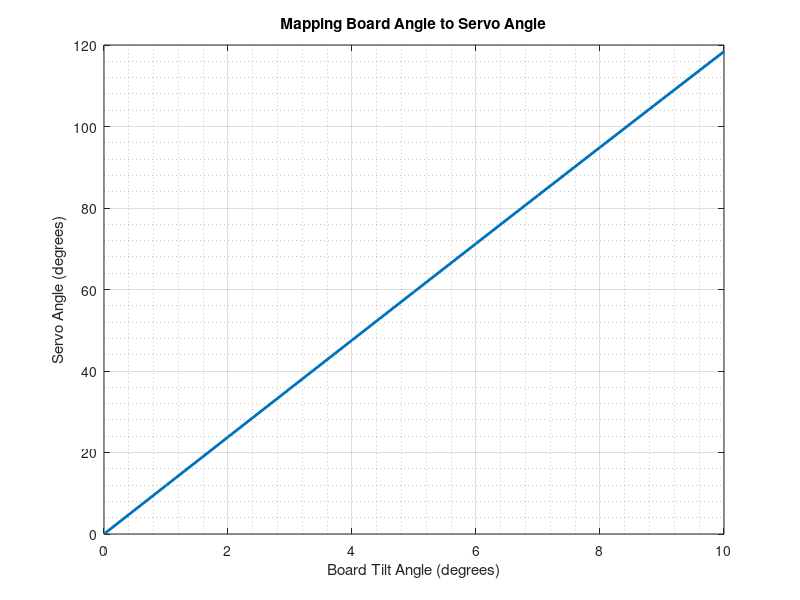
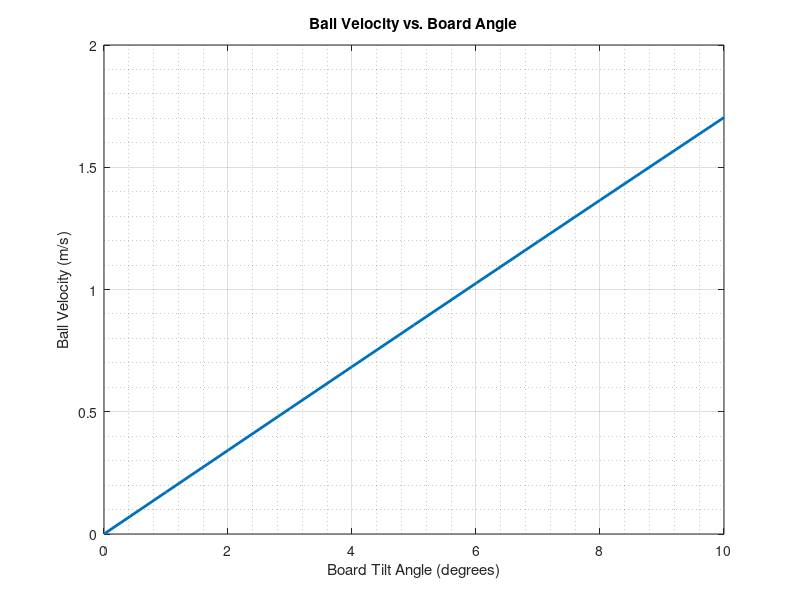

MATLAB code for these plots, in order:
clc; clear; close all;

% Constants
g = 9.81; % Gravity (m/s^2)

% Acceleration vs. Angle (in mm/s²)
angles = 0:1:20; % Angles from 0 to 45 degrees in 3-degree increments
acceleration = g * sind(angles); % Convert to mm/s^2

% figure;
% plot(angles, acceleration, 'LineWidth', 2);
% xlabel('Slope Angle (degrees)');
% ylabel('Acceleration (mm/s²)');
% title("Ball's Acceleration vs. Board'd Slope Angle");
% grid on;
% grid minor;

% Displacement vs. Time & Velocity vs. Time
theta = 20; % Fixed slope angle for motion calculations
a = g * sind(theta); % Acceleration along the slope (m/s²)

time = 0:0.1:10; % Time from 0 to 10 seconds
velocity = a * time; % v = at
displacement = 0.5 * a * time.^2; % s = (1/2) * a * t^2

% figure;
% plot(time, displacement, 'r-', 'LineWidth', 2);
% xlabel('Time (s)');
% ylabel('Displacement (m)');
% title('Displacement vs. Time');
% grid on;
% 
% figure;
% plot(time, velocity, 'g-', 'LineWidth', 2);
% xlabel('Time (s)');
% ylabel('Velocity (m/s)');
% title('Velocity vs. Time');
% grid on;



L = 0.2; % Length of the bar in mm
angles = 0:1:15; % Angles from 0 to 90 degrees

% Calculate height for each angle
height = L * sind(angles); % h = L * sin(theta)

% Create a single figure window
figure;

% % First subplot: Angle vs. Height
% subplot(1,2,1); % 1 row, 2 columns, first plot
% plot(angles, height, 'LineWidth', 2);
% xlabel('Angle (degrees)');
% ylabel('Height (m)');
% title("Board Angle vs. Tilt Height of Board");
% grid on;
% grid minor;
% 
% % Second subplot: Height vs. Servo Angle
% r = 0.020; % Servo radius in mm
% height = 0:0.01:0.05; 
% 
% % Calculate servo angle in degrees
% servo_angle = (height / r) * (180 / pi); % Convert radians to degrees
% 
% subplot(1,2,2); % 1 row, 2 columns, second plot
% plot(height, servo_angle, 'LineWidth', 2);
% xlabel('Height (m)');
% ylabel('Servo Angle (degrees)');
% title('Tilt Height of Board vs. Servo Angle');
% grid on;
% grid minor;



% Define parameters
L = 238;  % Length of the board (mm)
r = 20;   % Servo arm radius (mm)
angles = 0:1:10;  % Board tilt angles in degrees

% Calculate height change due to tilt
height = L * sind(angles);  

% Map height to servo angle
servo_angle = (height / r) * (180 / pi);  % Convert radians to degrees

% Plot Board Angle vs. Servo Angle
figure;
plot(angles, servo_angle, 'LineWidth', 2);
xlabel('Board Tilt Angle (degrees)');
ylabel('Servo Angle (degrees)');
title('Mapping Board Angle to Servo Angle');
grid on;
grid minor;



% Define constants
g = 9.81; % Acceleration due to gravity (m/s^2)
t = 1; % Time duration (seconds) - Adjust as needed
angles = 0:1:10; % Board angles in degrees

% Calculate velocity of the ball
velocity = g * t * sind(angles);

% Plot board angle vs. ball velocity
figure;
plot(angles, velocity, 'LineWidth', 2);
xlabel('Board Tilt Angle (degrees)');
ylabel('Ball Velocity (m/s)');
title('Ball Velocity vs. Board Angle');
grid on;
grid minor;



